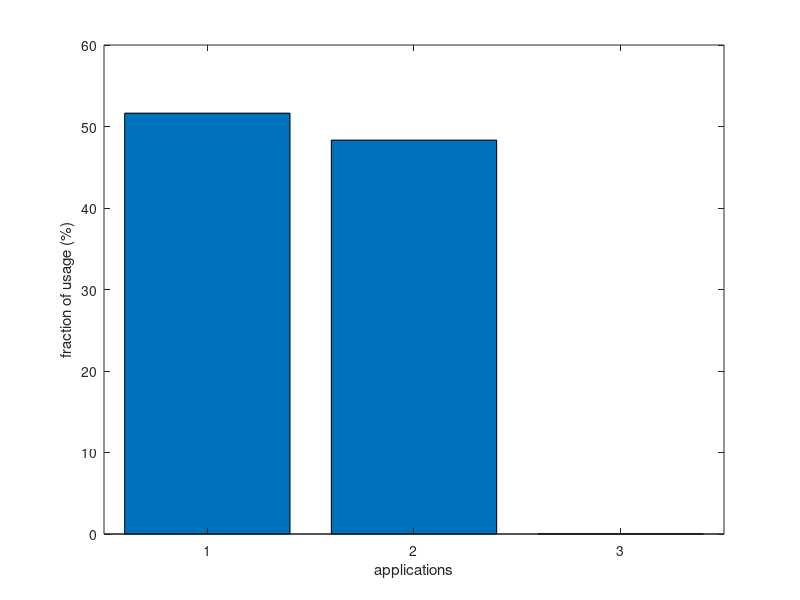

This figure's MATLAB source: (Note: this script raises an error after producing the figure.)
clear all; close all; clc;

%% Input Data - Indivisual 
%{
tmp=csvread('plogon20111001.user-host.csv');
% 1st column: host  2nd column: user 3rd column: frequency 
user_id=unique(tmp(:,2));
host_id=unique(tmp(:,1));

U=length(user_id)  % # of users
N=length(host_id)  % # of machines/hosts
%K=  % # of applications

% User-host 
% renumber
edgelist=zeros(size(tmp,1),3); edgelist(:,3)=tmp(:,3); % 1st column: user. 2nd column: host 3rd column: frequency
for i=1:U
    ind=find(tmp(:,2)==user_id(i));
    edgelist(ind,1)=i;
end
for i=1:N
    ind=find(tmp(:,1)==host_id(i));
    edgelist(ind,2)=i;
end    
WC=sparse(zeros(U,N)); % access graph weighted matrix
for k=1:size(edgelist,1)
    WC(edgelist(k,1),edgelist(k,2))=edgelist(k,3);
end
AC=double(WC>0); AC(U,N)=0;  % access graph adjacency matrix
B=AC'*AC; BC=double(B>0);

% Host-App
tmp2=csvread('plogon20111001.host-appl.csv');
% Windows  4624 - 2   An account was successfully logged on
% Windows  528 - 3713    Successful Logon
% Windows  540 - 5    Successful Logon
app_id=[2;5;3713];
host_id2=unique(union(tmp2(:,1),tmp2(:,3)));
%host_id=unique(tmp2(:,1));
K= length(app_id) % # of applications
N2=length(host_id2);
hostapp=tmp2;
 for i=1:N2
     ind=find(tmp2(:,1)==host_id2(i));
     hostapp(ind,1)=i;
     ind=find(tmp2(:,3)==host_id2(i));
     hostapp(ind,3)=i;
 end  
  for i=1:K
      ind=find(tmp2(:,2)==app_id(i));
      hostapp(ind,2)=i;
  end
  % delete failure log in
  ind_del=find(hostapp(:,2)>K);
  hostapp(ind_del,:)=[];
  figure;
  bin_count=hist(hostapp(:,2),1:K); bar(1:K,100*(bin_count)/sum(bin_count)); xlabel('applications'); ylabel('fraction of usage (%)');
A=[];
for k=1:K
    tmpA=0*speye(N2);
    ind=find(hostapp(:,2)==k);
    for i=1:length(ind)
        tmpA(hostapp(ind(i),1),hostapp(ind(i),3))=1;
    end
    A=[A tmpA];
end
  
% random bypartite graph
%[AC WC]=bipartite_random(5,10,0.5,0);
%}

%% Input Data - Tripartite
%
% check consistency
%{
delimiterIN=',';
tmp1=importdata('tripartite\plogon20111001.user-host.csv.keys.csv',delimiterIN);
name1=tmp1.textdata; label1=tmp1.data;
tmp2=importdata('tripartite\plogon20111001.host-appl.csv.keys.csv',delimiterIN); 
name2=tmp2.textdata; label2=tmp2.data;

for i=1:size(name1,1)
    tmp3=strcmp(name1{i},name2);
    ind=find(tmp3==1);
    if(label1(i)~=label2(ind))
        error('name inconsistent')
    end
end

for i=1:size(name2,1)
    tmp3=strcmp(name2{i},name1);
    ind=find(tmp3==1);
    if(label2(i)~=label1(ind))
        error('name inconsistent')
    end
end
%}
 % Extract Common Sets
%tmp=csvread('tripartite\plogon20111001.user-host.csv');
%tmp2=csvread('tripartite\plogon20111001.host-appl.csv');
tmp=csvread('plogon20111001.user-host.csv');
tmp2=csvread('plogon20111001.host-appl.csv');

host_id1=unique(tmp(:,1));
host_id2=unique(union(tmp2(:,1),tmp2(:,3)));
host_id_common=intersect(host_id1,host_id2);

[dummy ia]=setdiff(tmp(:,1),host_id_common);
[dummy ib]=setdiff(tmp2(:,1),host_id_common);
[dummy ic]=setdiff(tmp2(:,3),host_id_common);
tmp(ia,:)=[];
tmp2(union(ib,ic),:)=[];
%

% 1st column: host  2nd column: user 3rd column: frequency 
user_id=unique(tmp(:,2));

U=length(user_id)  % # of users
N=length(host_id_common)  % # of machines/hosts
%K=  % # of applications

% User-host 
% renumber
edgelist=zeros(size(tmp,1),3); edgelist(:,3)=tmp(:,3); % 1st column: user. 2nd column: host 3rd column: frequency
for i=1:U
    ind=find(tmp(:,2)==user_id(i));
    edgelist(ind,1)=i;
end
for i=1:N
    ind=find(tmp(:,1)==host_id_common(i));
    edgelist(ind,2)=i;
end    
WC=sparse(zeros(U,N)); % access graph weighted matrix
for k=1:size(edgelist,1)
    WC(edgelist(k,1),edgelist(k,2))=edgelist(k,3);
end
AC=double(WC>0); AC(U,N)=0;  % access graph adjacency matrix
B=AC'*AC; BC=double(B>0);

% Host-App

% Windows  4624 - 10338   An account was successfully logged on
% Windows  528 - 10345   Successful Logon
% Windows  540 - 10339    Successful Logon
app_id=[10339;10338; 10345];
%host_id2=unique(union(tmp2(:,1),tmp2(:,3)));
%host_id=unique(tmp2(:,1));
K= length(app_id) % # of applications
N2=length(host_id_common);
hostapp=tmp2;
 for i=1:N2
     ind=find(tmp2(:,1)==host_id_common(i));
     hostapp(ind,1)=i;
     ind=find(tmp2(:,3)==host_id_common(i));
     hostapp(ind,3)=i;
 end  
  for i=1:K
      ind=find(tmp2(:,2)==app_id(i));
      hostapp(ind,2)=i;
  end
  % delete failure log in
  ind_del=find(hostapp(:,2)>K);
  hostapp(ind_del,:)=[];
  figure;
  bin_count=hist(hostapp(:,2),1:K); bar(1:K,100*(bin_count)/sum(bin_count)); xlabel('applications'); ylabel('fraction of usage (%)');
A=[];
for k=1:K
    tmpA=0*speye(N2);
    ind=find(hostapp(:,2)==k);
    for i=1:length(ind)
        tmpA(hostapp(ind(i),1),hostapp(ind(i),3))=1;
    end
    A=[A tmpA];
end

if(max(edgelist(:,2))>N|max(max(hostapp(:,1),hostapp(:,3)))>N2)
    error('renumber error')
end

% random bypartite graph
%[AC WC]=bipartite_random(5,10,0.5,0);
%}

%% Segmentation
%{
compromise_ration=0.001
compromise_num=ceil(N*compromise_ration)
num_removed_edges=10
rem_int=1
run=2


topo_ratio_vec=0.1:0.1:1;
%topo_ratio_vec=1;

for h=1:length(topo_ratio_vec)
    h
        for z=1:run     
        z
        topo_ratio=topo_ratio_vec(h);
        r_initial=zeros(N,1); r_initial(randi(N,compromise_num,1))=1;
            if(topo_ratio_vec(h)==1)
                 r_s=cascading_bypartite(B,r_initial);
            else
                MASK=double(sprand(AC)<=topo_ratio);
                AC_new_M=AC.*MASK;
                BC_new=AC_new_M'*AC_new_M;     
                r_s=cascading_bypartite(BC_new,r_initial);
            end
        % initial reachability
       
        reach_ini(z,h)=sum(r_s);
        
        % without recalculation
        [score]=segment_edge_score(AC);
        [score_sort ind_score]=sort(nonzeros(score),'descend');
        for k=rem_int:rem_int:num_removed_edges
            %k
            [row col]=find(score>=score_sort(k));
            edgelist_removed=[row(1:k) col(1:k)];    
            [AC_new edgelist_new num_new_user_no_recal(z,h,k/rem_int)]=user_split(edgelist,edgelist_removed,AC);
            if(topo_ratio_vec(h)==1)
                AC_new_M=AC_new;
            else
                MASK=double(sprand(AC_new)<=topo_ratio);
                AC_new_M=AC_new.*MASK;
            end
            %BC_new=AC_new'*AC_new;            
             BC_new=AC_new_M'*AC_new_M;            
            r_k=cascading_bypartite(BC_new,r_initial);
            reach_no_recal(z,h,k/rem_int)=sum(r_k);
        end
        AC_new_no=AC_new;
        

         % machine first heuristic  
        AC_left=AC; edgelist_new=edgelist;  edgelist_removed=[]; edgelist_left=edgelist; AC_inc=AC;
        for k=rem_int:rem_int:num_removed_edges
            %k
            %{
             if(k==rem_int)  disp('user first');end
            [dummy row]=max(sum(AC_left,2));  
            ind_col=find(AC_left(row,:)>0);
            [dummy col_ind]=max(sum(AC_left(:,ind_col),1));
            col=ind_col(col_ind(1)); row=row(1);
            %}
            %
            if(k==rem_int) disp('mac first'); end
            [dummy col]=max(sum(AC_left,1));            
            ind_row=find(AC_left(:,col)>0);
            [dummy row_ind]=max(sum(AC_left(ind_row,:),2));
            col=col(1); row=ind_row(row_ind(1));
            %
            edgelist_removed_inc=[row col];    
            [AC_left edgelist_left]=user_split_removal(edgelist_left,edgelist_removed_inc,AC_left);            
            
            edgelist_removed=[edgelist_removed; edgelist_removed_inc];    
            num_new_user_heu_mac(z,h,k/rem_int)=length(unique(edgelist_removed(:,1)));
            [AC_new edgelist_new dummy]=user_split(edgelist,edgelist_removed,AC);

            if(topo_ratio_vec(h)==1)
                AC_new_M=AC_new;
            else            
                MASK=double(sprand(AC_new)<=topo_ratio);
                AC_new_M=AC_new.*MASK;
            end
            %BC_new=AC_new'*AC_new;
             BC_new=AC_new_M'*AC_new_M;      
            r_k=cascading_bypartite(BC_new,r_initial);
            reach_heu_mac(z,h,k/rem_int)=sum(r_k);
        end 
        AC_new_heu_mac=AC_new;
        
        % user first heuristic  
        AC_left=AC; edgelist_new=edgelist;  edgelist_removed=[]; edgelist_left=edgelist; AC_inc=AC;
        for k=rem_int:rem_int:num_removed_edges
            %k
            %
             if(k==rem_int)  disp('user first');end
            [dummy row]=max(sum(AC_left,2));  
            ind_col=find(AC_left(row,:)>0);
            [dummy col_ind]=max(sum(AC_left(:,ind_col),1));
            col=ind_col(col_ind(1)); row=row(1);
            %
            %{
            if(k==rem_int) disp('mac first'); end
            [dummy col]=max(sum(AC_left,1));            
            ind_row=find(AC_left(:,col)>0);
            [dummy row_ind]=max(sum(AC_left(ind_row,:),2));
            col=col(1); row=ind_row(row_ind(1));
            %}
            edgelist_removed_inc=[row col];    
            [AC_left edgelist_left]=user_split_removal(edgelist_left,edgelist_removed_inc,AC_left);            
            
            edgelist_removed=[edgelist_removed; edgelist_removed_inc];    
            num_new_user_heu_user(z,h,k/rem_int)=length(unique(edgelist_removed(:,1)));
            [AC_new edgelist_new dummy]=user_split(edgelist,edgelist_removed,AC);

            if(topo_ratio_vec(h)==1)
                AC_new_M=AC_new;
            else            
                MASK=double(sprand(AC_new)<=topo_ratio);
                AC_new_M=AC_new.*MASK;
            end
            %BC_new=AC_new'*AC_new;
             BC_new=AC_new_M'*AC_new_M;      
            r_k=cascading_bypartite(BC_new,r_initial);
            reach_heu_user(z,h,k/rem_int)=sum(r_k);
        end 
        AC_new_heu_user=AC_new;
        
        % with recalculation
        %
        AC_left=AC; edgelist_new=edgelist;  edgelist_removed=[]; edgelist_left=edgelist; AC_inc=AC;
        for k=rem_int:rem_int:num_removed_edges
            %k
            [score]=segment_edge_score(AC_left);
            [score_sort ind_score]=sort(nonzeros(score),'descend');
            [row col]=find(score>=score_sort(rem_int));
            
            edgelist_removed_inc=[row(1:rem_int) col(1:rem_int)];    % incremental removal
            [AC_left edgelist_left]=user_split_removal(edgelist_left,edgelist_removed_inc,AC_left);            
            
            edgelist_removed=[edgelist_removed; edgelist_removed_inc];    
            num_new_user_recal(z,h,k/rem_int)=length(unique(edgelist_removed(:,1)));
            [AC_new edgelist_new dummy]=user_split(edgelist,edgelist_removed,AC);

             if(topo_ratio_vec(h)==1)
                AC_new_M=AC_new;
             else
                MASK=double(sprand(AC_new)<=topo_ratio);
                AC_new_M=AC_new.*MASK;
             end
            %BC_new=AC_new'*AC_new;
             BC_new=AC_new_M'*AC_new_M;      
            r_k=cascading_bypartite(BC_new,r_initial);
            reach_recal(z,h,k/rem_int)=sum(r_k);
        end
end


%{
figure;
subplot 121
d=sum(AC,2); 
[nelements centers]=hist(d,0:max(d));
%bar((nelements/sum(nelements)));
semilogy(centers,nelements/sum(nelements),'o')
subplot 122
d_new=sum(AC_new,2); 
[nelements centers]=hist(d_new,0:max(d_new));
%bar((nelements/sum(nelements)));
semilogy(centers,nelements/sum(nelements),'o')
%}
end 

edge_int=100
ms=10
fs=16
NE=nnz(AC);



if(length(topo_ratio_vec)==1)
    %{
    figure;
    plot(0:rem_int:num_removed_edges,100*[squeeze(mean(reach_ini));squeeze(mean(reach_no_recal))]/N,'bs'); hold on;
    plot(0:rem_int:num_removed_edges,100*[squeeze(mean(reach_ini));squeeze(mean(reach_recal))]/N,'ro'); hold on;
    xlabel('modified edges');ylabel('reachability (%)');
    legend('greedy segmentation w/o recalculation','greedy segmentation w/ recalculation')
        
    figure;
    plot(0:rem_int:num_removed_edges,[0 squeeze(mean(num_new_user_no_recal))'],'bs'); hold on;
    plot(0:rem_int:num_removed_edges,[0 squeeze(mean(num_new_user_recal))'],'ro'); hold on;
    xlabel('modified edges');ylabel('number of newly added users');
    legend('greedy segmentation w/o recalculation','greedy segmentation w/ recalculation')
    %}
    tmp1=squeeze(mean(reach_no_recal));
    tmp2=squeeze(mean(reach_recal));
    tmp5=squeeze(mean(reach_heu_mac));
    tmp7=squeeze(mean(reach_heu_user));
    
        figure;
    plot(100*[0:edge_int:num_removed_edges]/NE,100*[squeeze(mean(reach_ini));tmp1(edge_int:edge_int:num_removed_edges)]/N,...
        'bs-','markersize',ms,'linewidth',2,'markerfacecolor','b'); hold on;
    plot(100*[0:edge_int:num_removed_edges]/NE,100*[squeeze(mean(reach_ini));tmp2(edge_int:edge_int:num_removed_edges)]/N,...
        'ro-','markersize',ms,'linewidth',2,'markerfacecolor','r'); hold on;
    plot(100*[0:edge_int:num_removed_edges]/NE,100*[squeeze(mean(reach_ini));tmp5(edge_int:edge_int:num_removed_edges)]/N,...
        'g^-','markersize',ms,'linewidth',2,'markerfacecolor','g'); hold on;
    plot(100*[0:edge_int:num_removed_edges]/NE,100*[squeeze(mean(reach_ini));tmp7(edge_int:edge_int:num_removed_edges)]/N,...
        'md-','markersize',ms,'linewidth',2,'markerfacecolor','m'); hold on;
    xlabel('fraction of segmented edges (%)','fontsize',fs);ylabel('reachability (%)','fontsize',fs);
   legend('greedy segmentation w/o score recalculation','greedy segmentation w/ score recalculation','greedy host first segmentation',...
'greedy user first segmentation','fontsize',fs)
    
    tmp3=squeeze(mean(num_new_user_no_recal))';
    tmp4=squeeze(mean(num_new_user_recal))';
    tmp6=squeeze(mean(num_new_user_heu_mac))';
    tmp8=squeeze(mean(num_new_user_heu_user))';
    

        figure;
    plot(100*[0:edge_int:num_removed_edges]/NE,100*[0 tmp3(edge_int:edge_int:num_removed_edges) ]/U,'bs-','markersize',ms,'linewidth',2,'markerfacecolor','b'); hold on;
    plot(100*[0:edge_int:num_removed_edges]/NE,100*[0 tmp4(edge_int:edge_int:num_removed_edges) ]/U,'ro-','markersize',ms,'linewidth',2,'markerfacecolor','r'); hold on;
    plot(100*[0:edge_int:num_removed_edges]/NE,100*[0 tmp6(edge_int:edge_int:num_removed_edges) ]/U,'g^-','markersize',ms,'linewidth',2,'markerfacecolor','g'); hold on;
    plot(100*[0:edge_int:num_removed_edges]/NE,100*[0 tmp8(edge_int:edge_int:num_removed_edges) ]/U,'md-','markersize',ms,'linewidth',2,'markerfacecolor','m'); hold on;
    xlabel('fraction of segmented edges (%)','fontsize',fs);ylabel('fraction of newly added users (%)','fontsize',fs);
   legend('greedy segmentation w/o score recalculation','greedy segmentation w/ score recalculation','greedy host first segmentation',...
'greedy user first segmentation','fontsize',fs)

efficiency_no_recal=1./((1+[squeeze(mean(reach_ini));1+tmp1(edge_int:edge_int:num_removed_edges)]/N)'.*(1+[0 tmp3(edge_int:edge_int:num_removed_edges) ]/U));
efficiency_recal=1./((1+[squeeze(mean(reach_ini));1+tmp2(edge_int:edge_int:num_removed_edges)]/N)'.*(1+[0 tmp4(edge_int:edge_int:num_removed_edges) ]/U));
efficiency_heu_mac=1./((1+[squeeze(mean(reach_ini));1+tmp5(edge_int:edge_int:num_removed_edges)]/N)'.*(1+[0 tmp6(edge_int:edge_int:num_removed_edges) ]/U));
efficiency_heu_user=1./((1+[squeeze(mean(reach_ini));1+tmp7(edge_int:edge_int:num_removed_edges)]/N)'.*(1+[0 tmp8(edge_int:edge_int:num_removed_edges) ]/U));
    figure;
    
    plot(100*[0:edge_int:num_removed_edges]/NE,100*efficiency_no_recal,'bs-','markersize',ms,'linewidth',2,'markerfacecolor','b'); hold on;
    plot(100*[0:edge_int:num_removed_edges]/NE,100*efficiency_recal,'ro-','markersize',ms,'linewidth',2,'markerfacecolor','r'); hold on;
    plot(100*[0:edge_int:num_removed_edges]/NE,100*efficiency_heu_mac,'g^-','markersize',ms,'linewidth',2,'markerfacecolor','g'); hold on;
    plot(100*[0:edge_int:num_removed_edges]/NE,100*efficiency_heu_user,'md-','markersize',ms,'linewidth',2,'markerfacecolor','m'); hold on;
   xlabel('fraction of segmented edges (%)','fontsize',fs);ylabel('efficiency (%)','fontsize',fs);
   legend('greedy segmentation w/o score recalculation','greedy segmentation w/ score recalculation','greedy host first segmentation',...
'greedy user first segmentation','fontsize',fs)
else
    figure;
    imagesc(0:rem_int:num_removed_edges,topo_ratio_vec,100*[squeeze(mean(reach_ini));squeeze(mean(reach_no_recal))']/N)
    figure;
    imagesc(0:rem_int:num_removed_edges,topo_ratio_vec,100*[squeeze(mean(reach_ini));squeeze(mean(reach_recal))']/N)


    figure;
    imagesc(100*topo_ratio_vec,100*[0:rem_int:num_removed_edges]/NE,...
        100*[squeeze(mean(reach_ini));squeeze(mean(reach_no_recal(:,:,edge_int:edge_int:num_removed_edges)))']/N)
       ylabel('fraction of segmented edges (%)','fontsize',fs);xlabel('fraction of known accesses (%)','fontsize',fs); colorbar;
    
end

%}
%% Edge Hardening
%{
%den_vec=0.01:0.01:0.1;
den_vec=0.1;

%P=zeros(K,N2);
%P=0.001*rand(K,N2);
%P=[0.0001 0.001 0.001]'*ones(1,N2);
%P=ones(K,N2);

    compromise_ratio=0.001
    compromise_num=ceil(N2*compromise_ratio)
    num_modified_edges=10
    rem_int=1
    run=2

for h=1:length(den_vec)
    h
    sample_den=den_vec(h);
    for z=1:run            
        z

        P=sprand(K,N2,sample_den);

        J=(kron(P,ones(N2,1)))'*A';
        %d=sum(A');

        E=10^-5*ones(size(P)).*spones(P);
        %E=0*speye(size(P));

            r_initial=zeros(N2,1); r_initial(randi(N2,compromise_num,1))=1;        
            % hardening level
                a=rand(N2,1);
                %a=0.5*ones(N2,1);
                %a=1-sum(P)'; a(find(a<0))=0;
            % initial reachability
                r_s=cascading_prob(A,P,a,r_initial);
                reach_ini(z)=sum(r_s);
                score=hardening_edge_score(P,A,E);
                [score_sort ind_score]=sort(nonzeros(score),'descend');
            % without recalculation            
            Pnew=P;
            for k=rem_int:rem_int:num_modified_edges
                %k
                [row col]=find(score>=score_sort(k));
                %edgelist_harden_inc=[row(k) col(k)];                          
                %[Pnew anew]=mac_harden(edgelist_harden_inc,Pnew,E,a);  
                edgelist_harden=[row(1:k) col(1:k)];            
                [Pnew anew]=mac_harden(edgelist_harden,P,E,a);  
                r_k=cascading_prob(A,Pnew,anew,r_initial);
                reach_no_recal(z,h,k/rem_int)=sum(r_k);
            end
            %
            % with recalculation
             Pnew=P;
            for k=rem_int:rem_int:num_modified_edges
                score=hardening_edge_score(Pnew,A,E);
                [score_sort ind_score]=sort(nonzeros(score),'descend');
                [row col]=find(score>=score_sort(1));
                edgelist_harden_inc=[row(1) col(1)];                          
                [Pnew anew]=mac_harden(edgelist_harden_inc,Pnew,E,a);  
                r_k=cascading_prob(A,Pnew,anew,r_initial);
                reach_recal(z,h,k/rem_int)=sum(r_k);
            end
            %
            % degree heuristic 
            Pnew=P;
            for k=rem_int:rem_int:num_modified_edges
                %[score_sort ind_score]=sort(nonzeros(Pnew),'descend');
                [row col]=find(Pnew>=max(nonzeros(Pnew)));
                edgelist_harden_inc=[row(1) col(1)];                         
                [Pnew anew]=mac_harden(edgelist_harden_inc,Pnew,E,a);  
                r_k=cascading_prob(A,Pnew,anew,r_initial);
                reach_heu(z,h,k/rem_int)=sum(r_k);
            end
    end
end
edge_int=50
ms=10
fs=16


if(length(den_vec)==1)
     figure;
    plot(100*[0:edge_int:num_modified_edges]/(den_vec*K*N2),100*[squeeze(mean(reach_ini)) squeeze(mean(reach_no_recal(:,edge_int:edge_int:num_modified_edges)))]/N2,...
        'bs-','markersize',ms,'linewidth',2,'markerfacecolor','b'); hold on;
    plot(100*[0:edge_int:num_modified_edges]/((den_vec*K*N2)),100*[squeeze(mean(reach_ini)) squeeze(mean(reach_recal(:,edge_int:edge_int:num_modified_edges)))]/N2,...
        'ro-','markersize',ms,'linewidth',2,'markerfacecolor','r'); hold on;
    plot(100*[0:edge_int:num_modified_edges]/((den_vec*K*N2)),100*[squeeze(mean(reach_ini)) squeeze(mean(reach_heu(:,edge_int:edge_int:num_modified_edges)))]/N2,...
        'g^-','markersize',ms,'linewidth',2,'markerfacecolor','g'); hold on;
    xlabel('fraction of hardened edges (%)','fontsize',fs);ylabel('reachability (%)','fontsize',fs);
    legend('greedy edge hardening w/o score recalculation','greedy edge hardening w/ recalculation','greedy heuristic-P','fontsize',fs)
else
    figure;
    imagesc(denvec,100*[0:edge_int:num_modified_edges]./((den_vec*K*N2)),...
        100*[squeeze(mean(reach_ini)) squeeze(mean(reach_no_recal(:,edge_int:edge_int:num_modified_edges)))]/N2)
end
%}

%% Node Hardening
%{
%den_vec=0.01:0.01:0.1;
den_vec=0.2;


    compromise_ratio=0.001
    compromise_num=ceil(N2*compromise_ratio)
    num_modified_nodes=10
    rem_int=1
    run=2

for h=1:length(den_vec)
    h
    sample_den=den_vec(h);
    for z=1:run            
        z

        P=sprand(K,N2,sample_den);

        J=(kron(P,ones(N2,1)))'*A';
        %d=sum(A');

        E=10^-5*ones(size(P)).*spones(P);
        %E=0*speye(size(P));

            r_initial=zeros(N2,1); r_initial(randi(N2,compromise_num,1))=1;        
            % hardening level
                a=rand(N2,1);
                %a=0.5*ones(N2,1);
                %a=1-sum(P)'; a(find(a<0))=0;
            % initial reachability
                r_s=cascading_prob(A,P,a,r_initial);
                reach_ini(z)=sum(r_s);
                score=hardening_edge_score(P,A,E);
                score_node=sum(score,1);
            % without recalculation            
            Pnew=P;
            for k=rem_int:rem_int:num_modified_nodes
                %k
                [anew]=node_harden(score_node,a,k);
                r_k=cascading_prob(A,Pnew,anew,r_initial);
                reach_no_recal(z,h,k/rem_int)=sum(r_k);
            end
            %
            % degree hearistic J
             Pnew=P; anew=a;
            score_node=sum(J,2);
            for k=rem_int:rem_int:num_modified_nodes          
                [anew]=node_harden(score_node,a,k);
                r_k=cascading_prob(A,Pnew,anew,r_initial);
                reach_recal(z,h,k/rem_int)=sum(r_k);         
            end
            %
            % degree heuristic 
            Pnew=P;
            score_node=a;
            for k=rem_int:rem_int:num_modified_nodes                
                [anew]=node_harden(score_node,a,k);
                r_k=cascading_prob(A,Pnew,anew,r_initial);
                reach_heu(z,h,k/rem_int)=sum(r_k);
            end
            %
    end
end
edge_int=50
ms=10
fs=16


if(length(den_vec)==1)
     figure;
    plot(100*[0:edge_int:num_modified_nodes]/N2,100*[squeeze(mean(reach_ini)) squeeze(mean(reach_no_recal(:,edge_int:edge_int:num_modified_nodes)))]/N2,...
        'bs-','markersize',ms,'linewidth',2,'markerfacecolor','b'); hold on;
    plot(100*[0:edge_int:num_modified_nodes]/N2,100*[squeeze(mean(reach_ini)) squeeze(mean(reach_recal(:,edge_int:edge_int:num_modified_nodes)))]/N2,...
        'ro-','markersize',ms,'linewidth',2,'markerfacecolor','r'); hold on;
    plot(100*[0:edge_int:num_modified_nodes]/N2,100*[squeeze(mean(reach_ini)) squeeze(mean(reach_heu(:,edge_int:edge_int:num_modified_nodes)))]/N2,...
        'g^-','markersize',ms,'linewidth',2,'markerfacecolor','g'); hold on;
    xlabel('fraction of hardened nodes (%)','fontsize',fs);ylabel('reachability (%)','fontsize',fs);
    legend('greedy node score hardening','greedy heuristic-J','greedy heuristic-a','fontsize',fs)
else
    figure;
    imagesc(denvec,100*[0:edge_int:num_modified_edges]./nnz(A),...
        100*[squeeze(mean(reach_ini)) squeeze(mean(reach_no_recal(:,edge_int:edge_int:num_modified_edges)))]/N2)
end
%}

%% Segmentation+Edge Hardening+Node Hardening
%

compromise_ration=0.001
compromise_num=ceil(N*compromise_ration)
num_removed_edges=2
num_modified_nodes=2
num_modified_edges=2
rem_int=1
run=2
sample_den=0.1
topo_ratio=1

% Seg w/0 recal + Edge w0 recal + Node Harden

choice_seg=1
% 1: segmentation w/o recal 
% 2: segmentation w recal 
% 3: segmentation user 
% 4: segmentation host
choice_edge=1
% 1: edge harden w/o recal 
% 2: edge harden w recal 

choice_node=1
% 1: node harden w/o recal 
% 2: node harden deg 

%% segmentation score that can be precomputed
 if(choice_seg==1)                  
           [score_seg]=segment_edge_score(AC);
           [score_sort_seg ind_score]=sort(nonzeros(score_seg),'descend');
 end



for z=1:run
    z
                P=sprand(K,N2,sample_den);
                J=(kron(P,ones(N2,1)))'*A';
                E=10^-5*ones(size(P)).*spones(P);                
                r_initial=zeros(N,1); r_initial(randi(N,compromise_num,1))=1;
                % hardening level
                a=rand(N2,1);
 %% edge harden score that can be precomputed               
                      if(choice_edge==1)
                            score_edge=hardening_edge_score(P,A,E);
                            [score_sort_edge ind_score]=sort(nonzeros(score_edge),'descend');
                      end
%% node harden score that can be precomputed
                    if(choice_node==1)
                        score_node_harden=hardening_edge_score(P,A,E);
                        score_node=sum(score_node_harden,1);
                    end
   
           
% Initialization
  AC_left=AC; edgelist_new=edgelist;  edgelist_removed=[]; edgelist_left=edgelist; AC_inc=AC; 
    for i=0:num_removed_edges  % segmentation
           %% Segmentation
                 % without recalculation
                 if(i==0)
                     AC_new=AC;
                 else
                    if(choice_seg==1)                  
                            k=i;
                           %[score]=segment_edge_score(AC);
                            %[score_sort ind_score]=sort(nonzeros(score),'descend');
                                [row col]=find(score_seg>=score_sort_seg(k));
                                edgelist_removed=[row(1:k) col(1:k)];    
                                [AC_new edgelist_new dummy]=user_split(edgelist,edgelist_removed,AC);            
                    end

                     % with recalculation
                     if(choice_seg==2)
                              k=i;
                             %AC_left=AC; edgelist_new=edgelist;  edgelist_removed=[]; edgelist_left=edgelist; AC_inc=AC;
                            [score]=segment_edge_score(AC_left);
                            [score_sort ind_score]=sort(nonzeros(score),'descend');
                            [row col]=find(score>=score_sort(rem_int));

                            edgelist_removed_inc=[row(1:rem_int) col(1:rem_int)];    % incremental removal
                            [AC_left edgelist_left]=user_split_removal(edgelist_left,edgelist_removed_inc,AC_left);            

                            edgelist_removed=[edgelist_removed; edgelist_removed_inc];    
                            [AC_new edgelist_new dummy]=user_split(edgelist,edgelist_removed,AC);  
                     end

                     % user first heuristic
                     if(choice_seg==3) 
                                k=i;
                                %AC_left=AC; edgelist_new=edgelist;  edgelist_removed=[]; edgelist_left=edgelist; AC_inc=AC;
                                     if(k==rem_int)  disp('user first');end
                                    [dummy row]=max(sum(AC_left,2));  
                                    ind_col=find(AC_left(row,:)>0);
                                    [dummy col_ind]=max(sum(AC_left(:,ind_col),1));
                                    col=ind_col(col_ind(1)); row=row(1);                          
                                    edgelist_removed_inc=[row col];    
                                    [AC_left edgelist_left]=user_split_removal(edgelist_left,edgelist_removed_inc,AC_left);            

                                    edgelist_removed=[edgelist_removed; edgelist_removed_inc];    
                                    [AC_new edgelist_new dummy]=user_split(edgelist,edgelist_removed,AC);    
                      end 
                      % machine first heuristic  
                      if(choice_seg==4)
                          k=i;
                          %AC_left=AC; edgelist_new=edgelist;  edgelist_removed=[]; edgelist_left=edgelist; AC_inc=AC;

                            if(k==rem_int) disp('mac first'); end
                            [dummy col]=max(sum(AC_left,1));            
                            ind_row=find(AC_left(:,col)>0);
                            [dummy row_ind]=max(sum(AC_left(ind_row,:),2));
                            col=col(1); row=ind_row(row_ind(1));
                            edgelist_removed_inc=[row col];    
                            [AC_left edgelist_left]=user_split_removal(edgelist_left,edgelist_removed_inc,AC_left);            

                            edgelist_removed=[edgelist_removed; edgelist_removed_inc];    
                            [AC_new edgelist_new dummy]=user_split(edgelist,edgelist_removed,AC);
                      end
                 end     
                                 if(topo_ratio==1)
                                    AC_new_M=AC_new;
                                else            
                                    MASK=double(sprand(AC_new)<=topo_ratio);
                                    AC_new_M=AC_new.*MASK;
                                end
                                 BC_new=AC_new_M'*AC_new_M;  
         % initialization
         Pnew=P;
        for j=0:num_modified_edges % edge harden
            
              %%   Edge Harden
                % without recalculation   
                if(j==0)
                    Pnew=P;
                    anew=a;
                else
                    if(choice_edge==1)
                        k=j;
                        %score=hardening_edge_score(P,A,E);
                        %[score_sort ind_score]=sort(nonzeros(score),'descend');
                        [row col]=find(score_edge>=score_sort_edge(k));
                        edgelist_harden=[row(1:k) col(1:k)];            
                        [Pnew dummy]=mac_harden(edgelist_harden,P,E,a);  
                    end
                    % with recalculation
                    if(choice_edge==2)
                        k=j;
                        score=hardening_edge_score(Pnew,A,E);
                        [score_sort ind_score]=sort(nonzeros(score),'descend');
                        [row col]=find(score>=score_sort(1));
                        edgelist_harden_inc=[row(1) col(1)];                          
                        [Pnew dummy]=mac_harden(edgelist_harden_inc,Pnew,E,a);  
                    end
                end
            % initialization
             anew=a;
            for s=0:num_modified_nodes % node harden                           
                %% Node Harden
                if(s==0)
                    anew=a;
                else
                    % w/o recal
                    if(choice_node==1)
                        k=s;
                        %score=hardening_edge_score(P,A,E);
                        %score_node=sum(score,1);
                        [anew]=node_harden(score_node,a,k);                    
                    end

                    % degree hearistic J
                    if(choice_node==2)
                        k=s;
                        score_node=sum(J,2); 
                        [anew]=node_harden(score_node,a,k);    
                    end
                end                             
                %% Reachability
                 r_s=cascading_tripartite(A,Pnew,BC_new,anew,r_initial);
                 reach(z,i+1,j+1,s+1)=sum(r_s);          
            end
        end
    end
end


[X Y Z]=meshgrid(0:num_removed_edges,0:num_modified_edges,0:num_modified_nodes);
C=squeeze(mean(reach))/N; [a1 a2 a3]=size(C); m=a1*a2*a3;
figure;
scatter3(reshape(X,m,1),reshape(Y,m,1),reshape(Z,m,1),100,reshape(C,m,1),'fill'); colorbar;

    


%}


